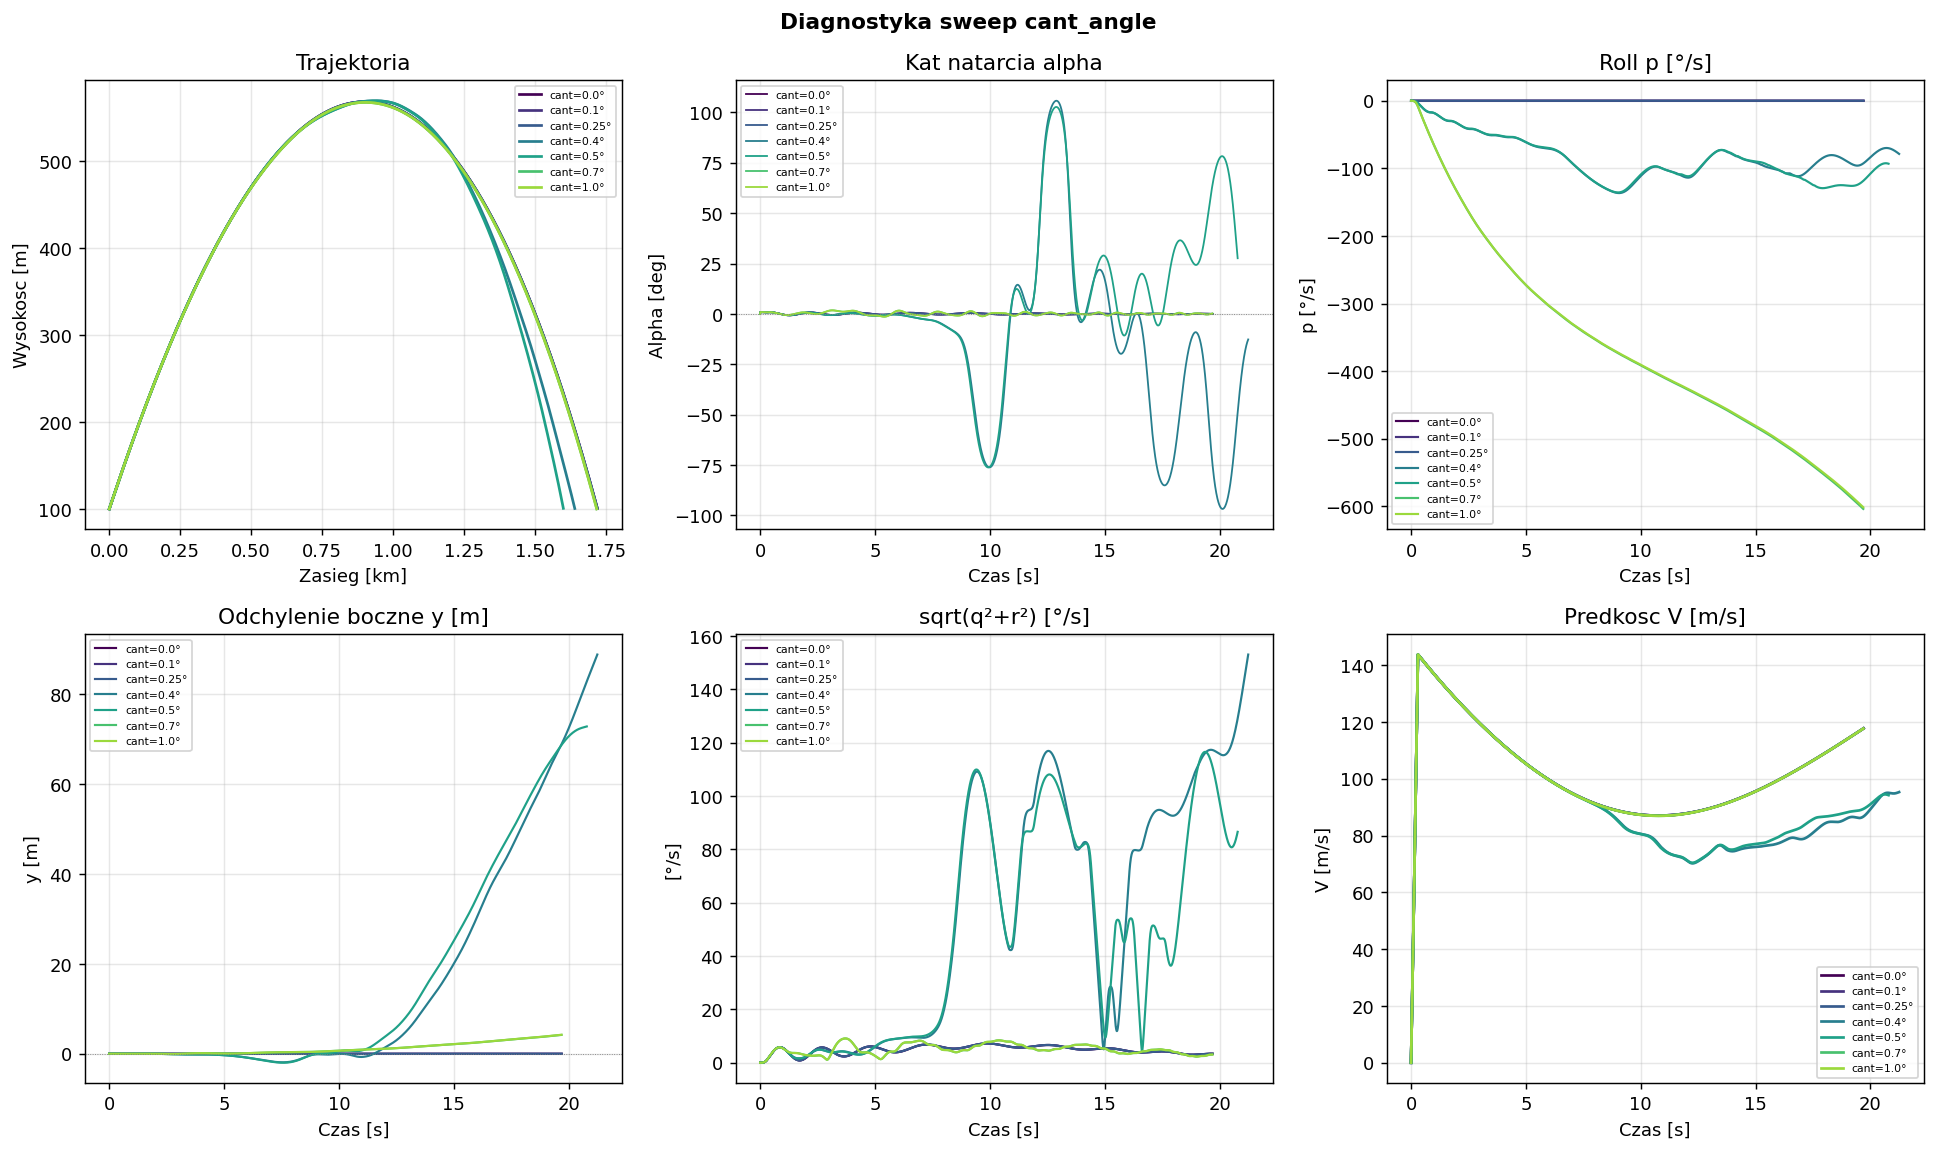

Generate this figure with Python:
"""
debug_cant.py — diagnostyka sweep cant angle
Uruchom z katalogu FlightSim: python debug_cant.py
"""
import sys, numpy as np, matplotlib.pyplot as plt
from pathlib import Path
sys.path.insert(0, str(Path(__file__).parent))

from aero import get_aero_model
from datcom_io.config_reader import load_config
from datcom_io.rocket_builder import build_mass_model, build_propulsion, build_geometry, build_initial_state
from models.atmosphere import create_atmosphere
from models.gravity import create_gravity
from forces.force_model6 import ForceModel6DOF
from core.solver6 import run_simulation_6dof
from geo.geographic import GeoModule, MissionConfig
import tempfile, os, yaml, shutil

CASE_NAME  = "rocket_36mm_malarakieta_base"
CANT_VALS  = [0.0, 0.1, 0.25, 0.4, 0.5, 0.7, 1.0]
COLORS     = plt.cm.viridis(np.linspace(0, 0.85, len(CANT_VALS)))
IMPULSE    = 270.0

mission = MissionConfig.from_yaml("missions/mission_01.yaml")
geo     = GeoModule(mission)

results = []
for cant, clr in zip(CANT_VALS, COLORS):
    label = f"cant={cant}°"

    with open(f"configurations/{CASE_NAME}.yaml",
              encoding='utf-8', errors='replace') as f:
        raw = yaml.safe_load(f.read())
    for fin in raw.get("fins", []):
        fin["cant_angle"] = float(cant)
    case_tag = f"{CASE_NAME}_cant{str(cant).replace('.','p')}"
    with open(f"configurations/{case_tag}.yaml", "w") as f:
        yaml.dump(raw, f)

    try:
        aero = get_aero_model(case_tag, method="missile_datcom", force_rerun=False)
    except Exception:
        aero = get_aero_model(case_tag, method="missile_datcom", force_rerun=True)

    cfg     = load_config(f"configurations/{case_tag}.yaml")
    os.unlink(f"configurations/{case_tag}.yaml")

    mass = build_mass_model(cfg)
    geom = build_geometry(cfg)
    geom.xcp = float(aero.xcp_table[len(aero.alpha_table)//2, 0])
    initial  = build_initial_state(mission)

    fm = ForceModel6DOF(
        atmosphere=create_atmosphere("ISA"),
        mass_model=mass, aero_model=aero,
        gravity=create_gravity("constant"),
        geometry=geom, propulsion=build_propulsion(cfg),
    )
    result = run_simulation_6dof(fm, initial, t_max=60., z_ground=0.,
                                 max_step=0.02, rtol=1e-5, atol=1e-7)
    lf = geo.ned_to_lf(result)

    alpha_abs = np.abs(np.degrees(result.alpha))
    omega_qr  = np.sqrt(np.degrees(result.qr)**2 + np.degrees(result.r)**2)
    p_deg     = np.degrees(result.p)

    print(f"{label}: status={result.status}  "
          f"zasieg={lf['x_lf'][-1]:.0f}m  "
          f"alt={lf['alt'].max():.0f}m  "
          f"y_max={np.max(np.abs(lf['y_lf'])):.1f}m  "
          f"p_eq={p_deg[-1]:.0f}°/s  "
          f"alpha_max={alpha_abs.max():.2f}°  "
          f"omega_max={omega_qr.max():.1f}°/s")

    results.append({
        "cant": cant, "label": label, "color": clr,
        "t": result.t, "alt": lf["alt"], "x": lf["x_lf"],
        "y": lf["y_lf"], "alpha": np.degrees(result.alpha),
        "p": p_deg, "omega": omega_qr, "V": result.speed,
    })

# Wykresy
fig, axes = plt.subplots(2, 3, figsize=(15, 9))
fig.suptitle("Diagnostyka sweep cant_angle", fontsize=12, fontweight="bold")

for r in results:
    c = r["color"]
    lbl = r["label"]
    axes[0,0].plot(r["x"]/1000, r["alt"], color=c, lw=1.5, label=lbl)
    axes[0,1].plot(r["t"], r["alpha"], color=c, lw=1.0, label=lbl)
    axes[0,2].plot(r["t"], r["p"],     color=c, lw=1.2, label=lbl)
    axes[1,0].plot(r["t"], r["y"],     color=c, lw=1.2, label=lbl)
    axes[1,1].plot(r["t"], r["omega"], color=c, lw=1.2, label=lbl)
    axes[1,2].plot(r["t"], r["V"],     color=c, lw=1.5, label=lbl)

titles = ["Trajektoria", "Kat natarcia alpha", "Roll p [°/s]",
          "Odchylenie boczne y [m]", "sqrt(q²+r²) [°/s]", "Predkosc V [m/s]"]
xlabels = ["Zasieg [km]", "Czas [s]", "Czas [s]",
           "Czas [s]",    "Czas [s]", "Czas [s]"]
ylabels = ["Wysokosc [m]", "Alpha [deg]", "p [°/s]",
           "y [m]",        "[°/s]",       "V [m/s]"]

for ax, t, xl, yl in zip(axes.flat, titles, xlabels, ylabels):
    ax.set_title(t); ax.set_xlabel(xl); ax.set_ylabel(yl)
    ax.legend(fontsize=6); ax.grid(alpha=0.3)

axes[0,1].axhline(0, color='gray', lw=0.5, ls=':')
axes[1,0].axhline(0, color='gray', lw=0.5, ls=':')

plt.tight_layout()
plt.savefig("debug_cant.png", dpi=130, bbox_inches="tight")
plt.close()
print("\nZapisano: debug_cant.png")
